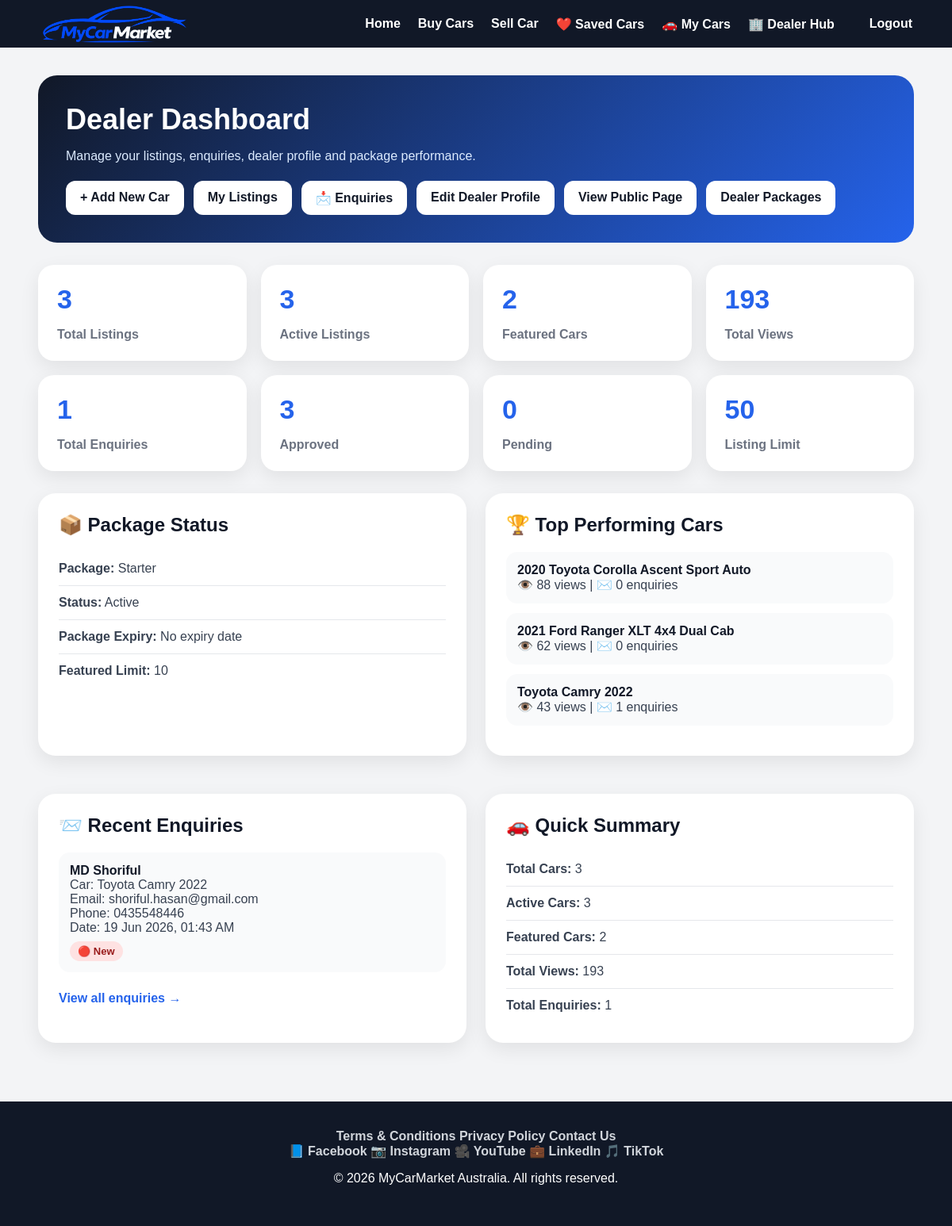
The app's page /cars/dealer/dashboard/ (signed in), older data.
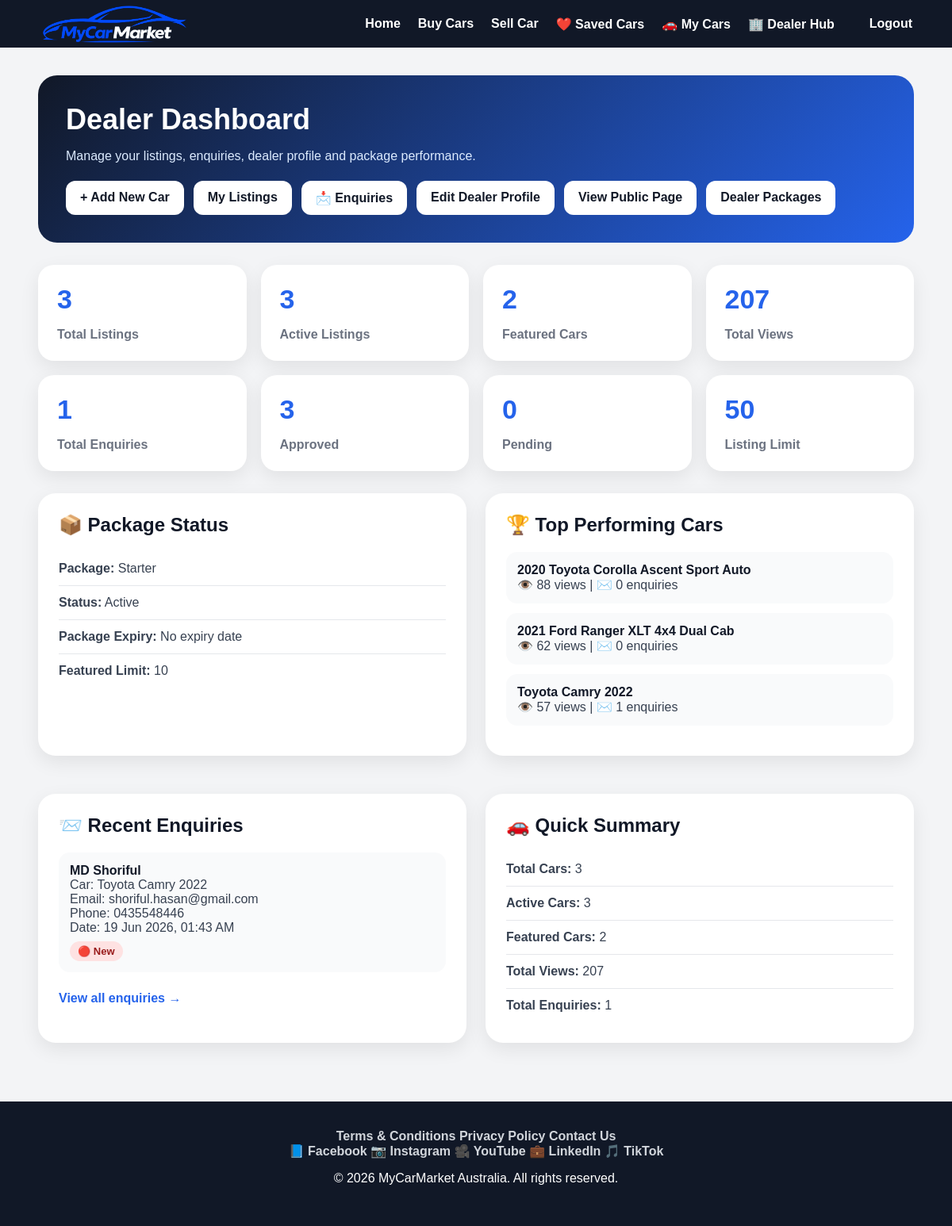
The same page, newer data.
### vehicles/models/car_models.py (models this page shows, shortened)
class Car(models.Model):
    seller = models.ForeignKey(
        User,
        on_delete=models.CASCADE,
        related_name='cars',
        null=True,
        blank=True
    )
    title = models.CharField(max_length=200)
    slug = models.SlugField(max_length=255, unique=True, blank=True, null=True)
    make = models.CharField(max_length=100)
    model = models.CharField(max_length=100)
    year = models.PositiveIntegerField()
    price = models.DecimalField(max_digits=12, decimal_places=2)
    kilometres = models.PositiveIntegerField()
    body_type = models.CharField(
        max_length=50,
        choices=BODY_TYPE_CHOICES,
        blank=True
    )
    transmission = models.CharField(
        max_length=50,
        choices=TRANSMISSION_CHOICES,
        blank=True
    )
    fuel_type = models.CharField(
        max_length=50,
        choices=FUEL_TYPE_CHOICES,
        blank=True
    )
    state = models.CharField(
        max_length=10,
        choices=STATE_CHOICES,
        blank=True
    )
    suburb = models.CharField(max_length=100, blank=True)
    description = models.TextField(blank=True)
    seller_name = models.CharField(max_length=100, blank=True)
    seller_email = models.EmailField(blank=True)
    seller_phone = models.CharField(max_length=30, blank=True)
    is_featured = models.BooleanField(default=False)
    featured_until = models.DateTimeField(null=True, blank=True)
    is_active = models.BooleanField(default=True)
    is_verified_listing = models.BooleanField(default=False)
    is_approved = models.BooleanField(default=False)
    moderation_status = models.CharField(
        max_length=20,
        choices=MODERATION_STATUS_CHOICES,
        default='pending'
    )
    approved_by = models.ForeignKey(
        User,
        on_delete=models.SET_NULL,
        null=True,
        blank=True,
        related_name='approved_cars'
    )
    approved_at = models.DateTimeField(
        null=True,
        blank=True
    )
    rejected_reason = models.TextField(
        blank=True
    )
    admin_note = models.TextField(
        blank=True
    )
    suspended_reason = models.TextField(
        blank=True
    )
    is_reported = models.BooleanField(
        default=False
    )
    report_count = models.PositiveIntegerField(
        default=0
    )
    views_count = models.PositiveIntegerField(default=0)
    created_at = models.DateTimeField(auto_now_add=True)

### vehicles/views/dealer_dashboard_views.py (the view)
@login_required
def dealer_dashboard(request):
    cars = Car.objects.filter(
        seller=request.user
    ).order_by('-created_at')
    total_listings = cars.count()
    active_listings = cars.filter(is_active=True).count()
    approved_listings = cars.filter(is_approved=True).count()
    pending_listings = cars.filter(is_approved=False).count()
    featured_listings = cars.filter(is_featured=True).count()
    total_views = sum(car.views_count for car in cars)
    total_enquiries = Enquiry.objects.filter(
        car__seller=request.user
    ).count()
    recent_enquiries = Enquiry.objects.filter(
        car__seller=request.user
    ).select_related('car').order_by('-created_at')[:5]
    top_cars = cars.order_by('-views_count')[:5]
    dealer_profile = None
    if hasattr(request.user, 'dealer_profile'):
        dealer_profile = request.user.dealer_profile
    package_name = 'Free'
    package_active = False
    package_expiry = None
    listing_limit = 1
    featured_limit = 0
    if dealer_profile:
        package_name = dealer_profile.package
        package_active = dealer_profile.package_active
        package_expiry = dealer_profile.package_expiry
        listing_limit = dealer_profile.max_listings
        featured_limit = dealer_profile.featured_ads_allowed
    return render(
        request,
        'vehicles/dealer_dashboard.html',
        {
            'cars': cars,
            'dealer_profile': dealer_profile,
            'total_listings': total_listings,
            'active_listings': active_listings,
            'approved_listings': approved_listings,
            'pending_listings': pending_listings,
            'featured_listings': featured_listings,
            'total_views': total_views,
            'total_enquiries': total_enquiries,
            'recent_enquiries': recent_enquiries,
            'top_cars': top_cars,
            'package_name': package_name,
            'package_active': package_active,
            'package_expiry': package_expiry,
            'listing_limit': listing_limit,
            'featured_limit': featured_limit,
        }
    )

### vehicles/templates/vehicles/dealer_dashboard.html (shortened to what the changed rows need)
<!DOCTYPE html>
<html lang="en">
<head>
    {% load static %}
    <link rel="stylesheet" href="{% static 'css/style.css' %}">
</head>
<body>
<main class="dashboard-wrapper">
    <section class="dashboard-hero">
        <h1>Dealer Dashboard</h1>
    </section>
    <section class="stats-grid">
        <div class="stat-card">
            <h2>{{ total_listings }}</h2>
        </div>
        <div class="stat-card">
            <h2>{{ active_listings }}</h2>
        </div>
        <div class="stat-card">
            <h2>{{ featured_listings }}</h2>
        </div>
        <div class="stat-card">
            <h2>{{ total_views }}</h2>
            <p>Total Views</p>
        </div>
        <div class="stat-card">
            <h2>{{ total_enquiries }}</h2>
        </div>
        <div class="stat-card">
            <h2>{{ approved_listings }}</h2>
        </div>
        <div class="stat-card">
            <h2>{{ pending_listings }}</h2>
        </div>
        <div class="stat-card">
            <h2>{{ listing_limit }}</h2>
        </div>
    </section>
    <section class="dashboard-grid">
        <div class="dashboard-card">
            <h2>📦 Package Status</h2>
        </div>
        <div class="dashboard-card">
            <h2>🏆 Top Performing Cars</h2>
            {% if top_cars %}
                {% for car in top_cars %}
                    <div class="car-row">
                        <strong>{{ car.title }}</strong><br>
                        👁️ {{ car.views_count }} views |
                        ✉️ {{ car.enquiries.count }} enquiries
                    </div>
                {% endfor %}
            {% else %}
                <p>No cars listed yet.</p>
            {% endif %}
        </div>
        <div class="dashboard-card">
            <h2>📨 Recent Enquiries</h2>
        </div>
        <div class="dashboard-card">
            <h2>🚗 Quick Summary</h2>
            <div class="info-row">
                <strong>Total Cars:</strong> {{ total_listings }}
            </div>
            <div class="info-row">
                <strong>Active Cars:</strong> {{ active_listings }}
            </div>
            <div class="info-row">
                <strong>Featured Cars:</strong> {{ featured_listings }}
            </div>
            <div class="info-row">
                <strong>Total Views:</strong> {{ total_views }}
            </div>
            <div class="info-row">
                <strong>Total Enquiries:</strong> {{ total_enquiries }}
            </div>
        </div>
    </section>
</main>
</body>
</html>

Row changes from the older to the newer data that the page shows:
changed Car "Toyota Camry 2022": views_count "43" → "57"
Text that changed along with them:
{{ total_views }}: "193" → "207"
